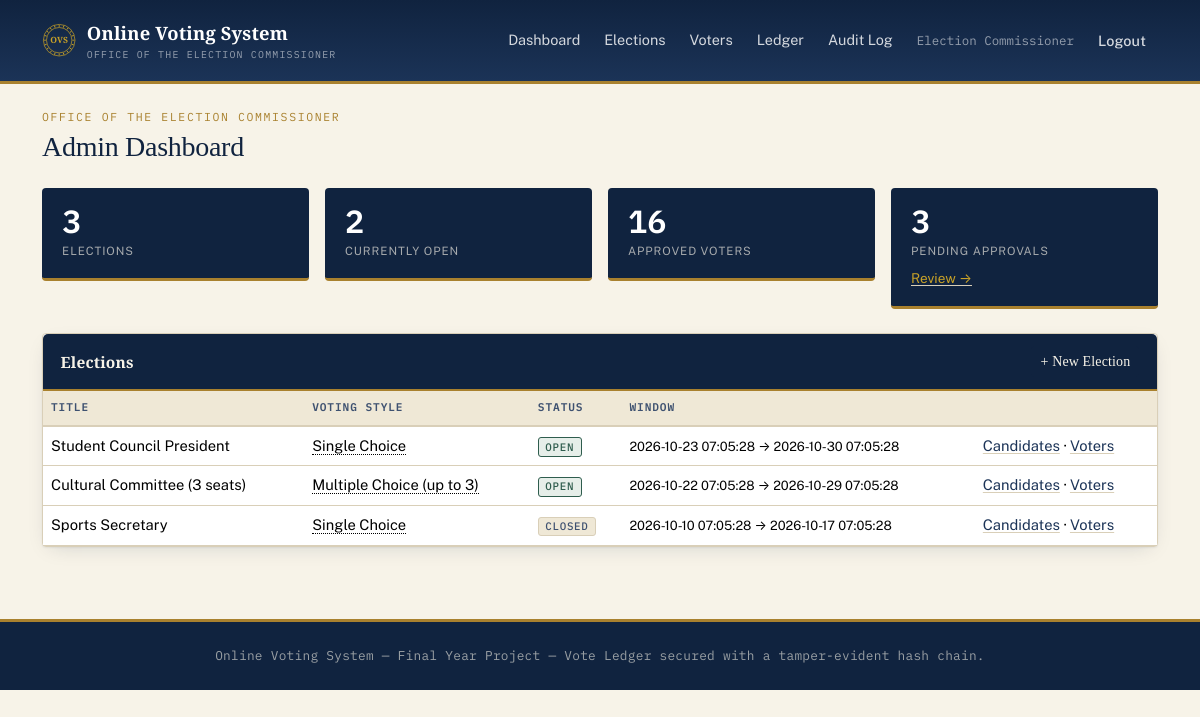
The page /admin/dashboard (signed in) on the database its author committed.
### tables this page shows
CREATE TABLE users (
    id INT AUTO_INCREMENT PRIMARY KEY,
    name VARCHAR(150) NOT NULL,
    email VARCHAR(190) NOT NULL UNIQUE,
    voter_code VARCHAR(50) NULL UNIQUE,
    password_hash VARCHAR(255) NULL,
    role ENUM('admin', 'voter') NOT NULL DEFAULT 'voter',
    status ENUM('pending', 'approved', 'rejected') NOT NULL DEFAULT 'approved',
    source ENUM('seed', 'bulk_import', 'self_registered', 'admin_manual') NOT NULL DEFAULT 'self_registered',
    reset_token VARCHAR(64) NULL,
    reset_token_expires_at DATETIME NULL,
    created_at TIMESTAMP NOT NULL DEFAULT CURRENT_TIMESTAMP,
    updated_at TIMESTAMP NOT NULL DEFAULT CURRENT_TIMESTAMP ON UPDATE CURRENT_TIMESTAMP
);

CREATE TABLE elections (
    id INT AUTO_INCREMENT PRIMARY KEY,
    title VARCHAR(200) NOT NULL,
    description TEXT NULL,
    format ENUM('fptp', 'select_n') NOT NULL DEFAULT 'fptp',
    select_n INT NULL,
    starts_at DATETIME NOT NULL,
    ends_at DATETIME NOT NULL,
    closed_manually_at DATETIME NULL,
    results_published TINYINT(1) NOT NULL DEFAULT 0,
    created_by INT NULL,
    created_at TIMESTAMP NOT NULL DEFAULT CURRENT_TIMESTAMP,
    updated_at TIMESTAMP NOT NULL DEFAULT CURRENT_TIMESTAMP ON UPDATE CURRENT_TIMESTAMP,
    CONSTRAINT fk_elections_created_by FOREIGN KEY (created_by) REFERENCES users(id) ON DELETE SET NULL
);

### config/app/views/admin/dashboard.php (the view, shortened to what the rows shown need)
<p class="eyebrow mb-1">Office of the Election Commissioner</p>
<h1 class="h3 mb-4">Admin Dashboard</h1>
<div class="row mb-4 g-3">
    <div class="col-md-3">
        <div class="stat-tile">
            <div class="stat-number"><?= $stats['total_elections'] ?></div>
            <div class="stat-label">Elections</div>
        </div>
    </div>
    <div class="col-md-3">
        <div class="stat-tile">
            <div class="stat-number"><?= $stats['open_elections'] ?></div>
            <div class="stat-label">Currently Open</div>
        </div>
    </div>
    <div class="col-md-3">
        <div class="stat-tile">
            <div class="stat-number"><?= $stats['approved_voters'] ?></div>
            <div class="stat-label">Approved Voters</div>
        </div>
    </div>
    <div class="col-md-3">
        <div class="stat-tile">
            <div class="stat-number"><?= $stats['pending_voters'] ?></div>
            <div class="stat-label">Pending Approvals</div>
            <?php if ($stats['pending_voters'] > 0): ?>
                <div class="mt-1"><a href="<?= Router::url('/admin/voters') ?>" class="small">Review &rarr;</a></div>
            <?php endif; ?>
        </div>
    </div>
</div>
<div class="card card-ovs">
    <div class="card-header d-flex justify-content-between align-items-center">
        Elections
        <a href="<?= Router::url('/admin/elections/create') ?>" class="btn btn-sm btn-ovs">+ New Election</a>
    </div>
    <div class="card-body p-0">
        <table class="table mb-0">
            <thead><tr><th>Title</th><th>Voting Style</th><th>Status</th><th>Window</th><th></th></tr></thead>
            <tbody>
            <?php foreach ($elections as $election): ?>
                <tr>
                    <td><?= htmlspecialchars($election['title'], ENT_QUOTES) ?></td>
                    <td><span title="<?= htmlspecialchars(Election::formatHint($election), ENT_QUOTES) ?>" style="cursor: help; border-bottom: 1px dotted currentColor;"><?= htmlspecialchars(Election::formatLabel($election), ENT_QUOTES) ?></span></td>
                    <td><span class="badge status-badge-<?= $election['status'] ?>"><?= ucfirst($election['status']) ?></span></td>
                    <td><small><?= htmlspecialchars($election['starts_at'], ENT_QUOTES) ?> &rarr; <?= htmlspecialchars($election['ends_at'], ENT_QUOTES) ?></small></td>
                    <td>
                        <a href="<?= Router::url('/admin/elections/' . $election['id'] . '/candidates') ?>">Candidates</a>
                        &middot;
                        <a href="<?= Router::url('/admin/elections/' . $election['id'] . '/voters') ?>">Voters</a>
                    </td>
                </tr>
            <?php endforeach; ?>
            </tbody>
        </table>
    </div>
</div>

### core/Router.php (shortened to what the rows shown need)
<?php
class Router
{
    private array $routes = ['GET' => [], 'POST' => []];
    private static string $basePath = '';
    public static function setBasePath(string $path): void
    {
        self::$basePath = rtrim($path, '/');
    }
    public static function url(string $path = ''): string
    {
        return self::$basePath . $path;
    }
    public function get(string $pattern, array $handler): void
    {
        $this->routes['GET'][$pattern] = $handler;
    }
    public function post(string $pattern, array $handler): void
    {
        $this->routes['POST'][$pattern] = $handler;
    }
    public function dispatch(string $method, string $uri): void
    {
        $path = parse_url($uri, PHP_URL_PATH) ?? '/';
        $path = rtrim($path, '/');
        foreach ($this->routes[$method] ?? [] as $pattern => $handler) {
            $params = $this->match($pattern, $path);
            if ($params !== null) {
                [$controllerClass, $action] = $handler;
                $controller = new $controllerClass();
                call_user_func_array([$controller, $action], $params);
                return;
            }
        }
    }
    private function match(string $pattern, string $path): ?array
    {
        $regex = preg_replace('#\{[a-zA-Z_]+\}#', '([^/]+)', $pattern);
        $regex = rtrim($regex, '/');
        if ($regex === '') {
            $regex = '/';
        }
        if (!preg_match('#^' . $regex . '$#', $path, $matches)) {
            return null;
        }
        array_shift($matches);
        return $matches;
    }
}

### config/app/views/partials/header.php (shortened to what the rows shown need)
<?php
$currentUser = Auth::user();
?>
<!doctype html>
<html lang="en">
<head>
    <link href="https://cdn.jsdelivr.net/npm/bootstrap@5.3.3/dist/css/bootstrap.min.css" rel="stylesheet">
    <link href="<?= Router::url('/assets/css/style.css') ?>" rel="stylesheet">
</head>
<body>
<nav class="navbar navbar-expand-lg navbar-ovs">
    <div class="container">
        <a class="navbar-brand d-flex align-items-center" href="<?= Router::url($currentUser ? ($currentUser['role'] === 'admin' ? '/admin/dashboard' : '/voter/dashboard') : '/login') ?>">
            <?php $sealSize = '2.15rem'; $sealTone = 'brass'; include __DIR__ . '/seal.php'; ?>
            <span>
                Online Voting System
                <small>Office of the Election Commissioner</small>
            </span>
        </a>
        <div class="collapse navbar-collapse">
            <ul class="navbar-nav ms-auto align-items-lg-center">
                <?php if ($currentUser && $currentUser['role'] === 'admin'): ?>
                    <li class="nav-item"><a class="nav-link" href="<?= Router::url('/admin/dashboard') ?>">Dashboard</a></li>
                    <li class="nav-item"><a class="nav-link" href="<?= Router::url('/admin/elections') ?>">Elections</a></li>
                    <li class="nav-item"><a class="nav-link" href="<?= Router::url('/admin/voters') ?>">Voters</a></li>
                    <li class="nav-item"><a class="nav-link" href="<?= Router::url('/admin/ledger') ?>">Ledger</a></li>
                    <li class="nav-item"><a class="nav-link" href="<?= Router::url('/admin/audit-log') ?>">Audit Log</a></li>
                <?php elseif ($currentUser): ?>
                    <li class="nav-item"><a class="nav-link" href="<?= Router::url('/voter/dashboard') ?>">Elections</a></li>
                <?php endif; ?>
                <?php if ($currentUser): ?>
                    <li class="nav-item"><span class="nav-link text-white-50"><?= htmlspecialchars($currentUser['name'], ENT_QUOTES) ?></span></li>
                    <li class="nav-item">
                        <form method="post" action="<?= Router::url('/logout') ?>" class="d-inline">
                            <button type="submit" class="btn btn-link nav-link" style="border:0;">Logout</button>
                        </form>
                    </li>
                <?php else: ?>
                    <li class="nav-item"><a class="nav-link" href="<?= Router::url('/login') ?>">Login</a></li>
                <?php endif; ?>
            </ul>
        </div>
    </div>
</nav>
<div class="container py-4">

### rows shown on the page
users: name "Election Commissioner"
elections: select_n "3", id "2", title "Cultural Committee (3 seats)", select_n "Multiple Choice (up to 3)", status "OPEN", starts_at "2026-10-22 07:05:28", ends_at "2026-10-29 07:05:28"
elections: title "Student Council President", format "Single Choice", status "OPEN", starts_at "2026-10-23 07:05:28", ends_at "2026-10-30 07:05:28"
elections: title "Sports Secretary", format "Single Choice", status "CLOSED", starts_at "2026-10-10 07:05:28", ends_at "2026-10-17 07:05:28"

### other values the page prints
$stats['approved_voters'] "16"
